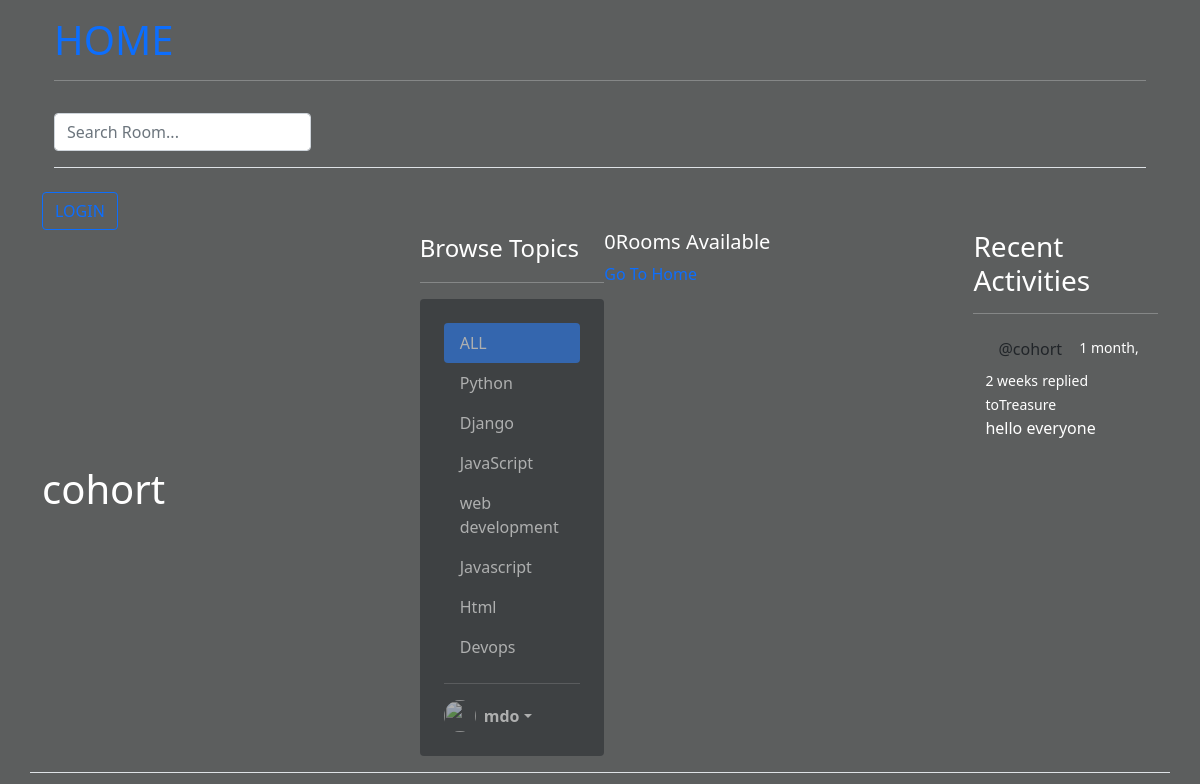
The page /profile/7/ on the database its author committed.
### prog/models.py (models this page shows, shortened)
class Topic(models.Model):
    name = models.CharField(max_length=200)

class Message(models.Model):
    user = models.ForeignKey(User, on_delete=models.CASCADE)
    room = models.ForeignKey(Room, on_delete=models.CASCADE)
    body = models.TextField()
    updated = models.DateTimeField(auto_now=True)
    created = models.DateTimeField(auto_now_add=True)
    def __str__(self):
        return self.body[:50]
    class Meta:
        ordering = ['-updated','-created']

class Room(models.Model):
    host =models.ForeignKey(User, on_delete=models.SET_NULL, null=True)
    topic = models.ForeignKey(Topic, on_delete=models.SET_NULL, null=True)
    name = models.CharField(max_length=200)
    description = models.TextField(null=True, blank=True)
    participants = models.ManyToManyField(User, related_name='participants', blank=True)
    updated = models.DateTimeField(auto_now=True)
    created = models.DateTimeField(auto_now_add=True)
    def __str__(self):
        return self.name
    class Meta:
        ordering = ['-updated','-created']

### prog/views.py (the view)
# urls.py: path('profile/<str:pk>/', views.profile, name='profile'),
def profile(request,pk):
    user = User.objects.get(id=pk)
    rooms = user.room_set.all()
    room_message = user.message_set.all()
    topics=Topic.objects.all()
    context={'user':user, 'rooms':rooms,'room_message':room_message, 'topics':topics}
    return render(request, 'prog/profile.html', context)

### prog/templates/prog/profile.html (shortened to what this page needs)
{% extends 'main.html' %}
{% block content %}
<h1>{{user.username}}</h1>
<div class="home-container d-flex">
    <div class="col-md-3">
        {% include 'prog/topic_component.html' %}
    </div>
    <div class="col-md-6">
        <h5>{{rooms.count}}Rooms Available</h5>
        <a href="{% url 'home' %}">Go To Home</a>
        {%include 'prog/feed_component.html'%}
    </div>
    <div class="col-md-3">
        {% include 'prog/activity_component.html' %}
    </div >
</div>
{% endblock %}

### prog/templates/prog/topic_component.html (shortened to what this page needs)
<span class="fs-4">Browse Topics</span>
<hr>
<div class="col-12 d-flex flex-column rounded text-white bg-dark p-4">
    <ul class=" feed-comp nav nav-pills flex-column mb-auto">
        <li class="nav-item">
        <a href="{% url 'home'%}" class="nav-link active" aria-current="page">
            ALL
        </a>
        </li>
        {% for topic in topics %}
        <li>
        <a href="{% url 'home'%}?q={{topic.name}}" class="nav-link text-white">
            {{topic.name}}
        </a>
        </li>
        {% endfor %}
    </ul>
    <hr>
    <div class="dropdown">
        <a href="#" class="d-flex align-items-center text-white text-decoration-none dropdown-toggle" id="dropdownUser1" data-bs-toggle="dropdown" aria-expanded="false">
        <img src="https://github.com/mdo.png" alt="" width="32" height="32" class="rounded-circle me-2">
        <strong>mdo</strong>
        </a>
    </div>
</div>

### prog/templates/prog/activity_component.html (shortened to what this page needs)
<h3>Recent Activities</h3>
        <hr>
        {% for message in room_message %}
        <div>
                <div class="container">
                    <small><a href="{% url 'profile' message.user.id %}" class="btn">@{{message.user}}</a></small>
                   <small> {{message.created|timesince}}</small>
                    <small>replied to{{message.room}}</small>
                    <p>{{message}}</p>
                </div>
        </div>
        {% endfor %}

### static/styles/main.css (style rules this page uses)
body { background-color:rgba(86, 88, 88, 0.959) !important; color: #fff; }
.bg-dark { opacity: 0.5 !important; }
a { text-decoration: none!important; }

### prog/templates/prog/topic_component.html (style rules this page uses)
.feed-comp { height:200%; overflow-y: scroll; }

### prog/templates/prog/feed_component.html (style rules this page uses)
.feed-comp { height:50%; overflow-y: scroll; }

### rows shown on the page
Topic: name "Python"
Topic: name "Django"
Topic: name "JavaScript"
Topic: name "web development"
Topic: name "Javascript"
Topic: name "Html"
Topic: name "Devops"
Message: user "cohort", created "1 month, 2 weeks", room "Treasure", body "hello everyone"

### other values the page prints
{{ user.username }} "cohort"
{{ rooms.count }} "0"
